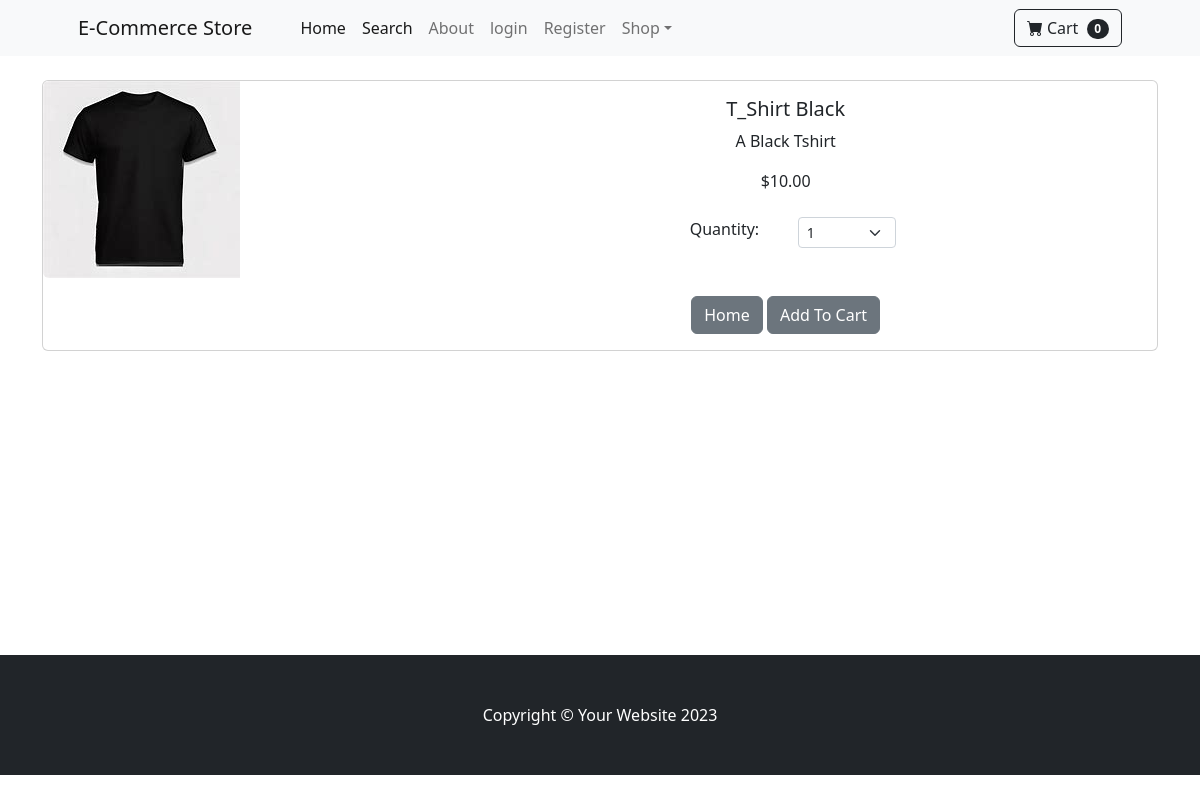
The app's page /product/2 with its own data.
### store/models.py (models this page shows, shortened)
class Product (models.Model):
    name = models.CharField(max_length=100)
    price = models.DecimalField(default=0, decimal_places=2, max_digits=6)
    category = models.ForeignKey(Category, on_delete=models.CASCADE, default=1)
    description = models.CharField(max_length=250, default='', blank=True)
    image = models.ImageField(upload_to='uploads/products/')
    is_sale = models.BooleanField(default=False)
    sale_price = models.DecimalField(default=0, decimal_places=2, max_digits=6)

### store/views.py (the view)
# urls.py: path('product/<int:pk>', views.product, name='product'),
def product(request, pk):
    product = Product.objects.get(id=pk)
    return render(request, 'product.html', {'product': product})

### cart/cart.py (called while the page is built)
    def __len__(self):
        return len(self.cart)

### cart/context_processor.py (called while the page is built)
def cart(request):
    return {'cart': Cart(request)}

### store/templates/product.html (shortened to what this page needs)
{% extends 'base.html' %}
{% block content %}
<div class="container">
<br/>
<div class="card mb-3" >
    <div class="row g-0">
      <div class="col-md-4">
        <img src="{{ product.image.url }}" class="img-fluid rounded-start" alt="...">
      </div>
      <div class="col-md-8">
        <div class="card-body">
            <center>
          <h5 class="card-title">{{ product.name }}</h5>
          <p class="card-text">{{ product.description }}</p>
          {% if product.is_sale %}
          <div class="d-flex justify-content-center small text-warning mb-2">
            <div class="bi-star-fill"></div>
            &nbsp;&nbsp;Sale!&nbsp;&nbsp;
            <div class="bi-star-fill"></div>
        </div>
        <strike>
        ${{ product.price }}
        </strike>
        &nbsp;
        <span class="text-danger"> ${{ product.sale_price }}</span>
        <br/>
          {% else %}
          ${{ product.price }}
          {% endif %}
          <br><br>
          <div class = "row justify-content-center">
          <div class = "col-md-2">Quantity:</div>
          <div class = "col-md-2">
          <select class="form-select form-select-sm" id="qty-cart">
            <option value="1">1</option>
          </select>
          </div>
          </div>
           <br/><br/>
          <a href="{% url 'home'%}" class="btn btn-secondary">Home</a>
          <button type="button" value="{{ product.id }}" class="btn btn-secondary" id="add-cart">Add To Cart</button>
          </center>
        </div>
      </div>
    </div>
  </div>
</div>
<br/><br/><br><br><br><br><br><br><br><br><br><br>
{% endblock %}

### records on screen
Product: image (picture), name "T_Shirt Black", description "A Black Tshirt", price "10.00"

### other values on screen
{{ cart|length }} "0"
